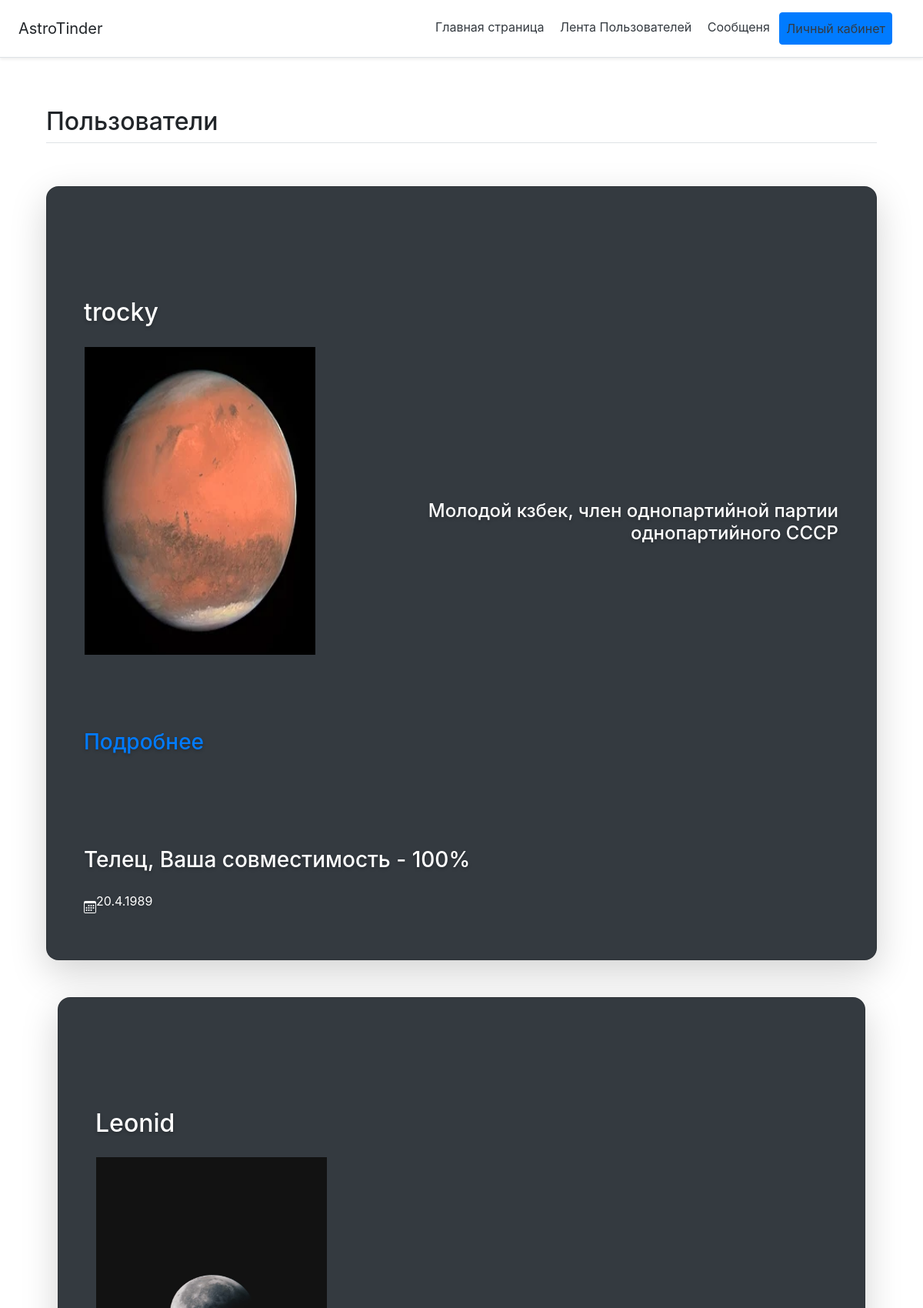
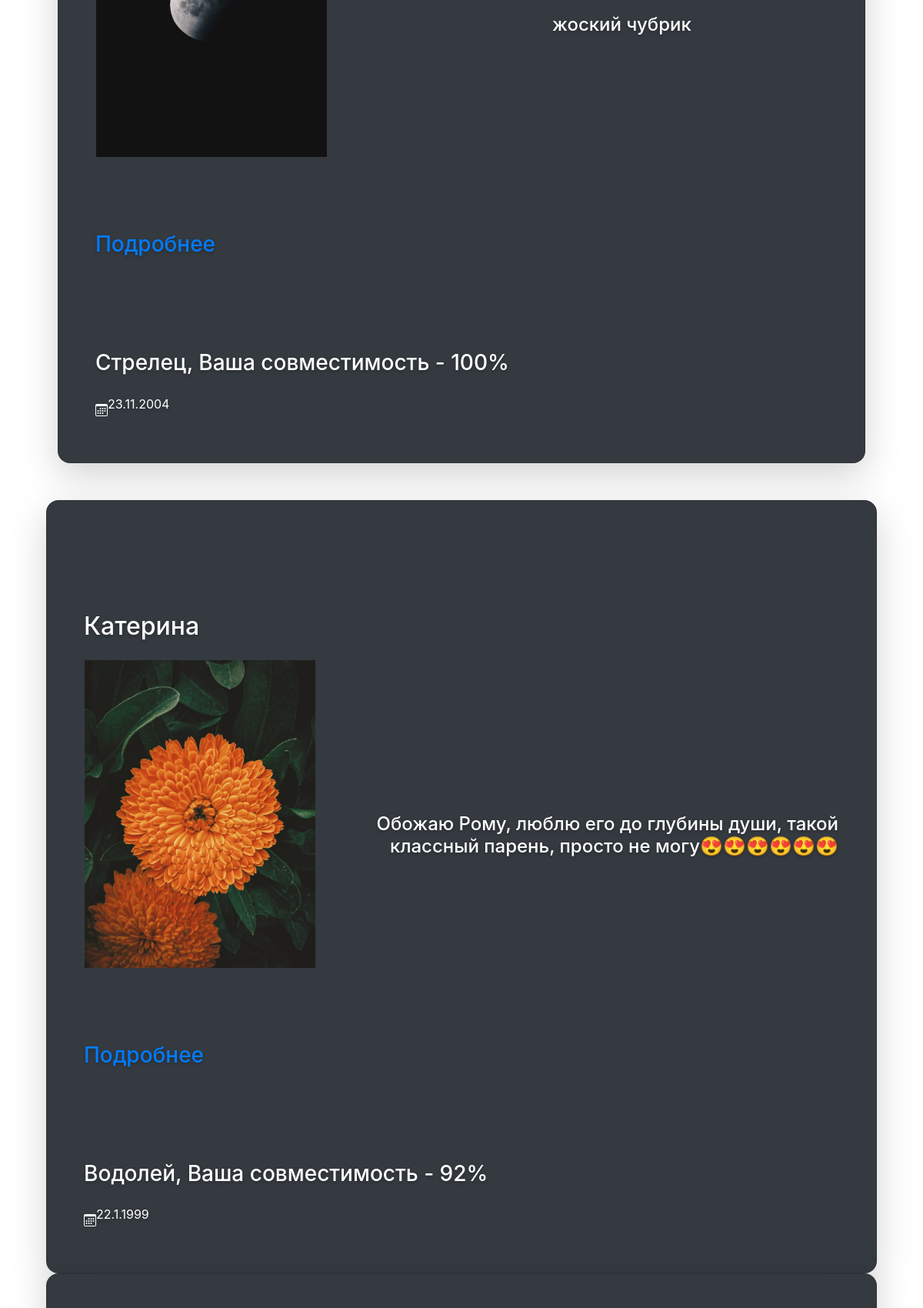
The app's page /users (signed in, upper part) with its own data (2 pictures, top to bottom).
### data/users.py (models this page shows, shortened)
class User(SqlAlchemyBase, UserMixin):
    __tablename__ = 'users'
    id = sqlalchemy.Column(sqlalchemy.Integer,
                           primary_key=True, autoincrement=True)
    name = sqlalchemy.Column(sqlalchemy.String, nullable=True)
    about = sqlalchemy.Column(sqlalchemy.String, nullable=True)
    email = sqlalchemy.Column(sqlalchemy.String,
                              index=True, unique=True, nullable=True)
    hashed_password = sqlalchemy.Column(sqlalchemy.String, nullable=False)
    created_date = sqlalchemy.Column(sqlalchemy.DateTime,
                                     default=datetime.datetime.now)
    news = orm.relation("News", back_populates='user')
    birth_day_date = sqlalchemy.Column(sqlalchemy.Integer, nullable=False)

### main.py (the view)
@app.route('/users')
@login_required
def users():
    db_sess = db_session.create_session()
    users = db_sess.query(User).all()
    zz = []
    user = db_sess.query(User).filter(User.id == current_user.get_id()).first()
    for u in users:
        z = u.birth_day_date
        zz.append(f"{check_z(z)}, Ваша совместимость -  {sov(check_z(z), user.birth_day_date)}%")
    return render_template("users.html", title="Лента", users=users, zz=zz, current_user=current_user)

### data/db_session.py (called while the page is built)
def create_session() -> Session:
    global __factory
    return __factory()

### forms/load_user.py (called while the page is built)
@login_manager.user_loader
def load_user(user_id):
    print("load_user")
    db_sess = db_session.create_session()
    return UserLogin().fromDB(user_id, db_sess)

    def fromDB(self, user_id, db_s):
        self.__user = db_s.query(User).filter(User.id == user_id).first()
        return self

    def get_id(self):
        return str(self.__user.id)

### main.py (called while the page is built)
@app.after_request
def redirect_to_signin(response):
    if response.status_code == 401:
        return redirect(url_for("login") + '?next' + request.url)
    return response

### sovm.py (called while the page is built)
def check_z(z, n=False):
    from datetime import datetime
    import bisect
    tdays = [19, 49, 80, 110, 141, 173, 204,
             235, 256, 296, 327, 356, 366]
    zod = ["Козерог", "Водолей", "Рыбы", "Овен",
           "Телец", "Близнецы", "Рак", "Лев",
           "Дева", "Весы", "Скорпион",
           "Стрелец", "Козерог"]
    if z == None:
        d, m, g = 10, 10, 10
    else:
        d, m, g = map(int, str(z).split("."))
    if n:
        return (zod.index(check_z(z)))
    return (zod[bisect.bisect_left(tdays, (datetime(2020, m, d) - datetime(2019, 12, 31)).days)])

### templates/users.html (shortened to what this page needs)
{% extends "bbase.html" %}
{% block content %}
<div class="container py-5" id="custom-cards">
    <h2 class="pb-2 border-bottom">Пользователи</h2>
    <div class="row row-cols-1 align-items-stretch py-5">
        {% for us in users%}
        <div class="col">
            <div class="card card-cover h-100 overflow-hidden text-white bg-dark rounded-5 shadow-lg">
                <div class="d-flex flex-column h-100 p-5 pb-3 text-white text-shadow-1">
                    <h2 class="pt-5 mt-5 mb-4 display-6 lh-1 fw-bold">{{us.name}}</h2>
                    <table>
                        <tr>
                            <td>
                                <img src="/static/img/photo{{us.id}}.jpg" align="left" alt="фото профиля" width="300"
                                     height="400">
                            </td>
                            <td>
                                <ul class="d-flex list-unstyled mt-auto">
                                    <h4 class="pt-5 mt-5 mb-4 display-6 lh-1 fw-bold" align="right">
                                        {{us.about}}</h4>
                                </ul>
                            </td>
                        </tr>
                    </table>
                    <h3 class="pt-5 mt-5 mb-4 display-6 lh-1 fw-bold" align="left"><a
                            href="/users/{{us.id}}">Подробнее</a></h3>
                    {% if us.id == current_user.get_id%}
                    <h3 class="pt-5 mt-5 mb-4 display-6 lh-1 fw-bold">Вы - саманеотразимость, ваша с вами совместимость
                        - 1000%! </h3>
                    {% else %}
                    <h3 class="pt-5 mt-5 mb-4 display-6 lh-1 fw-bold">{{zz[us.id - 1]}}</h3>
                    {% endif %}
                    <li class="d-flex align-items-center">
                        <svg class="bi me-2" width="1em" height="1em">
                            <use xlink:href="#calendar3"/>
                        </svg>
                        <p>{{us.birth_day_date}}</p>
                    </li>
                </div>
            </div>
        </div>
    </div>
    {% endfor%}
{% endblock %}

### static/css/features.css (style rules this page uses)
.bi { vertical-align: -.125em; fill: currentColor; }
.rounded-5 { border-radius: 1rem; }
.text-shadow-1 { text-shadow: 0 .125rem .25rem rgba(0, 0, 0, .25); }
.card-cover { background-repeat: no-repeat; background-position: center center; background-size: cover; }

### records on screen
User: name "trocky", shows a picture, about "Молодой кзбек, член однопартийной партии однопартийного СССР", zz "Телец, Ваша совместимость - 100%", birth_day_date "20.4.1989"
User: name "Leonid", shows a picture, about "жоский чубрик", zz "Стрелец, Ваша совместимость - 100%", birth_day_date "23.11.2004"
User: name "Катерина", shows a picture, about "Обожаю Рому, люблю его до глубины души, такой классный парень, просто не могу😍😍😍😍😍😍", zz "Водолей, Ваша совместимость - 92%", birth_day_date "22.1.1999"
